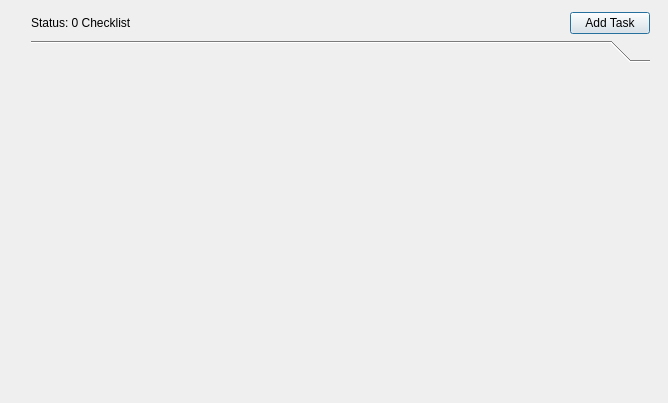
<?xml version="1.0" encoding="UTF-8"?>
<ui version="4.0">
    <class>Board</class>
    <widget class="QDialog" name="Board">
        <property name="geometry">
            <rect>
                <x>0</x>
                <y>0</y>
                <width>668</width>
                <height>403</height>
            </rect>
        </property>
        <property name="windowTitle">
            <string>Task</string>
        </property>
        <widget class="QWidget" name="layoutWidget">
            <property name="geometry">
                <rect>
                    <x>20</x>
                    <y>1</y>
                    <width>641</width>
                    <height>401</height>
                </rect>
            </property>
            <layout class="QGridLayout" name="TaskLayout_3">
                <item row="0" column="0">
                    <layout class="QHBoxLayout" name="toolbarLayout">
                        <item>
                            <widget class="QLabel" name="statusLabel">
                                <property name="text">
                                    <string>Status: 0 Checklist</string>
                                </property>
                            </widget>
                        </item>
                        <item>
                            <spacer name="horizontalSpacer">
                                <property name="orientation">
                                    <enum>Qt::Horizontal</enum>
                                </property>
                                <property name="sizeHint" stdset="0">
                                    <size>
                                        <width>40</width>
                                        <height>20</height>
                                    </size>
                                </property>
                            </spacer>
                        </item>
                        <item>
                            <widget class="QPushButton" name="addTaskButton">
                                <property name="text">
                                    <string>Add Task</string>
                                </property>
                            </widget>
                        </item>
                    </layout>
                </item>
                <item row="1" column="0">
                    <widget class="QToolBox" name="toolBox">
                        <widget class="QWidget" name="Page1_2">
                            <property name="geometry">
                                <rect>
                                    <x>0</x>
                                    <y>0</y>
                                    <width>639</width>
                                    <height>335</height>
                                </rect>
                            </property>
                            <attribute name="label">
                                <string/>
                            </attribute>
                            <layout class="QVBoxLayout" name="TaskLayout">
                                <property name="sizeConstraint">
                                    <enum>QLayout::SetMaximumSize</enum>
                                </property>
                            </layout>
                        </widget>
                    </widget>
                </item>
            </layout>
        </widget>
    </widget>
    <layoutdefault spacing="6" margin="11"/>
    <resources/>
    <connections/>
</ui>
